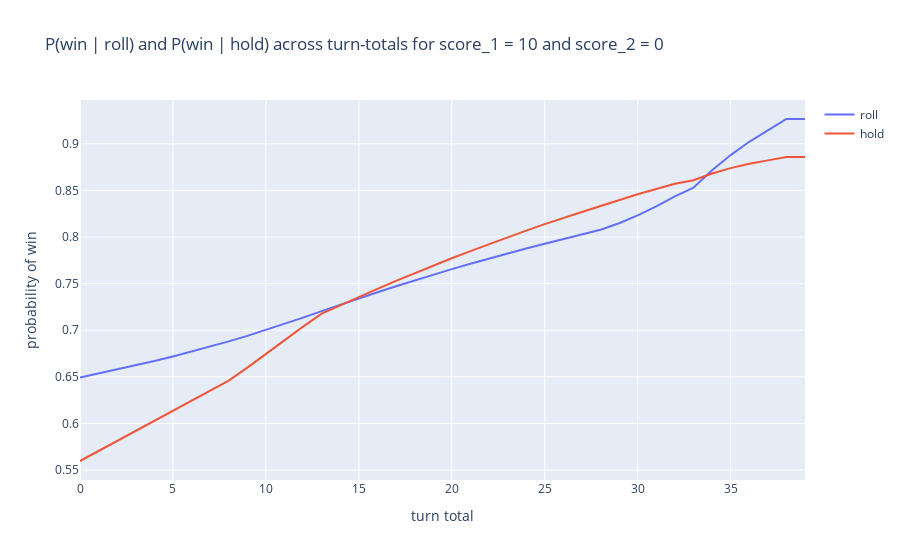

Here is the notebook cell this chart was saved with:
### Markdown cell above
### plot p(win | roll) and p(win | hold) along turn_total for score_1 and score_2 fixed:

### Code cell
score_1 = 10
score_2 = 0
temp_flag = ((decision_space['score_1'] == score_1) & (decision_space['score_2'] == score_2))
decision_line = decision_space[temp_flag].copy()

fig = go.Figure()
fig.add_trace(go.Scatter(x=decision_line['turn_total'],
                         y=decision_line['roll'],
                         mode='lines',
                         name='roll'))
fig.add_trace(go.Scatter(x=decision_line['turn_total'],
                         y=decision_line['hold'],
                         mode='lines',
                         name='hold'))
fig.update_layout(title=f'P(win | roll) and P(win | hold) across turn-totals for score_1 = {score_1} and score_2 = {score_2}',
                   xaxis_title='turn total',
                   yaxis_title='probability of win')
fig.show()

### Figure 1 — Plotly figure (JSON) as saved in the notebook; plotly's stock layout.template omitted (floating-point values rounded to 4 significant figures)
{"data": [{"mode": "lines", "name": "roll", "type": "scatter", "x": [0, 2, 3, 4, 5, 6, 7, 8, 9, 10, 11, 12, 13, 14, 15, 16, 17, 18, 19, 20, 21, 22, 23, 24, 25, 26, 27, 28, 29, 30, 31, 32, 33, 34, 35, 36, 37, 38, 39], "y": [0.6492, 0.6577, 0.6622, 0.6669, 0.6719, 0.6771, 0.6825, 0.688, 0.694, 0.7002, 0.7068, 0.7136, 0.7205, 0.7275, 0.7342, 0.7408, 0.7472, 0.7535, 0.7596, 0.7655, 0.7713, 0.7769, 0.7823, 0.7877, 0.7928, 0.7979, 0.8025, 0.8078, 0.8148, 0.8232, 0.8328, 0.8437, 0.8529, 0.8716, 0.8879, 0.9022, 0.9144, 0.9266, 0.9266]}, {"mode": "lines", "name": "hold", "type": "scatter", "x": [0, 2, 3, 4, 5, 6, 7, 8, 9, 10, 11, 12, 13, 14, 15, 16, 17, 18, 19, 20, 21, 22, 23, 24, 25, 26, 27, 28, 29, 30, 31, 32, 33, 34, 35, 36, 37, 38, 39], "y": [0.5597, 0.5814, 0.5923, 0.6031, 0.6139, 0.6246, 0.6353, 0.6459, 0.6598, 0.6746, 0.6893, 0.7039, 0.7178, 0.7269, 0.7357, 0.7444, 0.7529, 0.7612, 0.7693, 0.7772, 0.7849, 0.7924, 0.7997, 0.8069, 0.8139, 0.8207, 0.8268, 0.8333, 0.8397, 0.8459, 0.8516, 0.8571, 0.8609, 0.8681, 0.8739, 0.8786, 0.8823, 0.8857, 0.8857]}], "layout": {"title": {"text": "P(win | roll) and P(win | hold) across turn-totals for score_1 = 10 and score_2 = 0"}, "xaxis": {"title": {"text": "turn total"}}, "yaxis": {"title": {"text": "probability of win"}}}}
